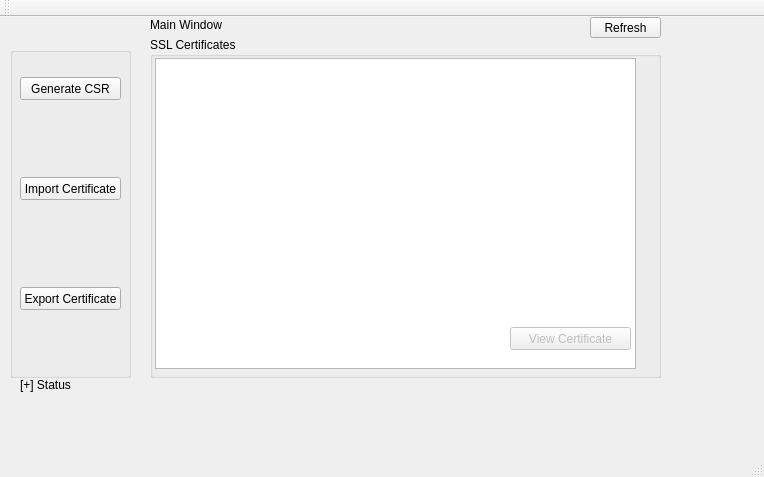
<?xml version="1.0" encoding="UTF-8"?>
<ui version="4.0">
 <class>MainWindow</class>
 <widget class="QMainWindow" name="MainWindow">
  <property name="geometry">
   <rect>
    <x>0</x>
    <y>0</y>
    <width>764</width>
    <height>477</height>
   </rect>
  </property>
  <property name="windowTitle">
   <string>MainWindow</string>
  </property>
  <widget class="QWidget" name="centralWidget">
   <widget class="QLabel" name="label">
    <property name="geometry">
     <rect>
      <x>150</x>
      <y>0</y>
      <width>111</width>
      <height>16</height>
     </rect>
    </property>
    <property name="text">
     <string>Main Window</string>
    </property>
   </widget>
   <widget class="QGroupBox" name="groupBox">
    <property name="geometry">
     <rect>
      <x>10</x>
      <y>30</y>
      <width>121</width>
      <height>331</height>
     </rect>
    </property>
    <property name="title">
     <string/>
    </property>
    <widget class="QPushButton" name="genCSRBtn">
     <property name="geometry">
      <rect>
       <x>10</x>
       <y>30</y>
       <width>101</width>
       <height>23</height>
      </rect>
     </property>
     <property name="text">
      <string>Generate CSR</string>
     </property>
    </widget>
    <widget class="QPushButton" name="importBtn">
     <property name="geometry">
      <rect>
       <x>10</x>
       <y>130</y>
       <width>101</width>
       <height>23</height>
      </rect>
     </property>
     <property name="text">
      <string>Import Certificate</string>
     </property>
    </widget>
    <widget class="QPushButton" name="exportBtn">
     <property name="geometry">
      <rect>
       <x>10</x>
       <y>240</y>
       <width>101</width>
       <height>23</height>
      </rect>
     </property>
     <property name="text">
      <string>Export Certificate</string>
     </property>
    </widget>
   </widget>
   <widget class="QGroupBox" name="groupBox_2">
    <property name="geometry">
     <rect>
      <x>150</x>
      <y>20</y>
      <width>511</width>
      <height>341</height>
     </rect>
    </property>
    <property name="title">
     <string>SSL Certificates</string>
    </property>
    <widget class="QTableView" name="tableView">
     <property name="geometry">
      <rect>
       <x>5</x>
       <y>21</y>
       <width>481</width>
       <height>311</height>
      </rect>
     </property>
    </widget>
    <widget class="QPushButton" name="viewCertBtn">
     <property name="enabled">
      <bool>false</bool>
     </property>
     <property name="geometry">
      <rect>
       <x>360</x>
       <y>290</y>
       <width>121</width>
       <height>23</height>
      </rect>
     </property>
     <property name="text">
      <string>View Certificate</string>
     </property>
    </widget>
   </widget>
   <widget class="QLabel" name="label2">
    <property name="geometry">
     <rect>
      <x>20</x>
      <y>360</y>
      <width>101</width>
      <height>16</height>
     </rect>
    </property>
    <property name="text">
     <string>[+] Status</string>
    </property>
   </widget>
   <widget class="QPushButton" name="refreshBtn">
    <property name="geometry">
     <rect>
      <x>590</x>
      <y>0</y>
      <width>71</width>
      <height>21</height>
     </rect>
    </property>
    <property name="text">
     <string>Refresh</string>
    </property>
   </widget>
  </widget>
  <widget class="QMenuBar" name="menuBar">
   <property name="geometry">
    <rect>
     <x>0</x>
     <y>0</y>
     <width>764</width>
     <height>21</height>
    </rect>
   </property>
  </widget>
  <widget class="QToolBar" name="mainToolBar">
   <attribute name="toolBarArea">
    <enum>TopToolBarArea</enum>
   </attribute>
   <attribute name="toolBarBreak">
    <bool>false</bool>
   </attribute>
  </widget>
  <widget class="QStatusBar" name="statusBar"/>
 </widget>
 <layoutdefault spacing="6" margin="11"/>
 <resources/>
 <connections/>
</ui>
